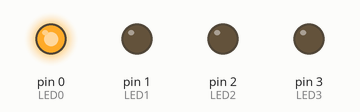
Recording of a sketch running on a simulated Arduino Nano, built with avr-gcc and run on an emulated ATmega328P. Shown: output pins drawn as LEDs (lit = HIGH).

Above: at 0.2 s.
At 1.2 s:
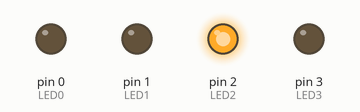
At 2.7 s:
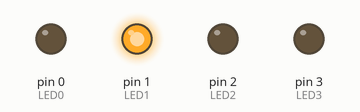
At 3.7 s:
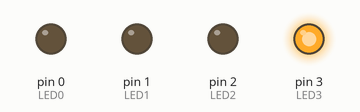
Timing chart, 0 to 4.6 s (numbered marks = the images above):
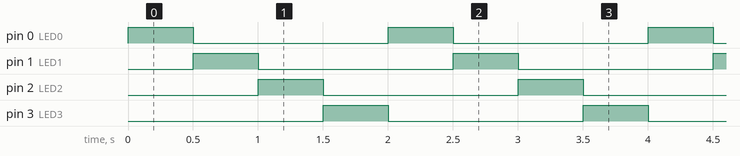

The sketch:

Nano-LED.ino
```cpp
int LED0 = 0;
int LED1 = 1;
int LED2 = 2;
int LED3 = 3;

void setup() {
  pinMode(LED0, OUTPUT);
  pinMode(LED1, OUTPUT);
  pinMode(LED2, OUTPUT);
  pinMode(LED3, OUTPUT);
}

void loop() {
  digitalWrite(LED0, HIGH);
  digitalWrite(LED1, LOW);
  digitalWrite(LED2, LOW);
  digitalWrite(LED3, LOW);
  delay(500);
  digitalWrite(LED0, LOW);
  digitalWrite(LED1, HIGH);
  digitalWrite(LED2, LOW);
  digitalWrite(LED3, LOW);
  delay(500);
  digitalWrite(LED0, LOW);
  digitalWrite(LED1, LOW);
  digitalWrite(LED2, HIGH);
  digitalWrite(LED3, LOW);
  delay(500);
  digitalWrite(LED0, LOW);
  digitalWrite(LED1, LOW);
  digitalWrite(LED2, LOW);
  digitalWrite(LED3, HIGH);
  delay(500);
}
```

Measured:
- by itself, pin 0 (LED0), pin 1 (LED1), pin 2 (LED2), pin 3 (LED3): alternates HIGH for 0.50 s and LOW for 1.5 s
- by itself, everything shown: repeats every 2.0 s, in 4 steps
